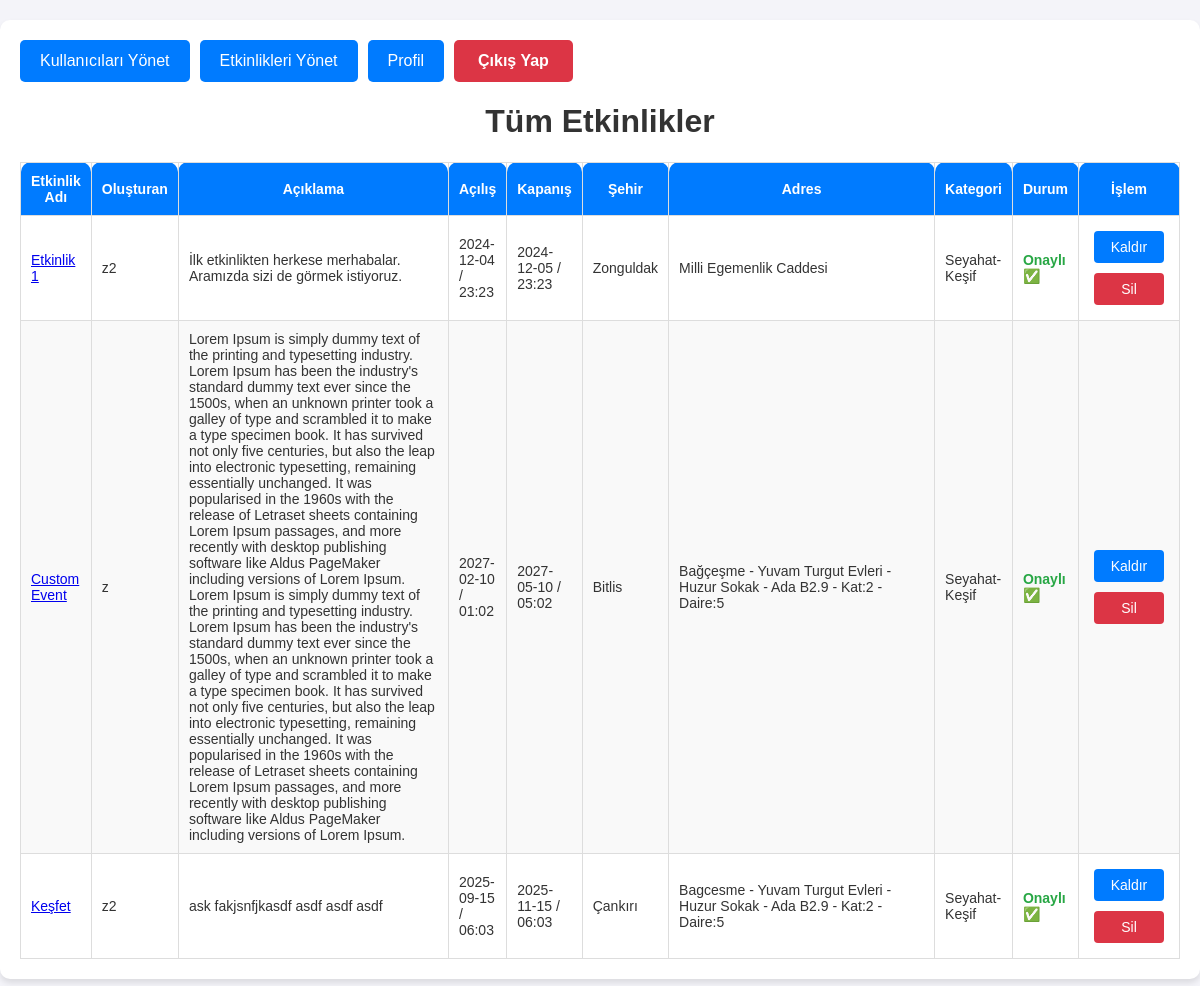
The page /admin/event/1 on the database as committed earlier.
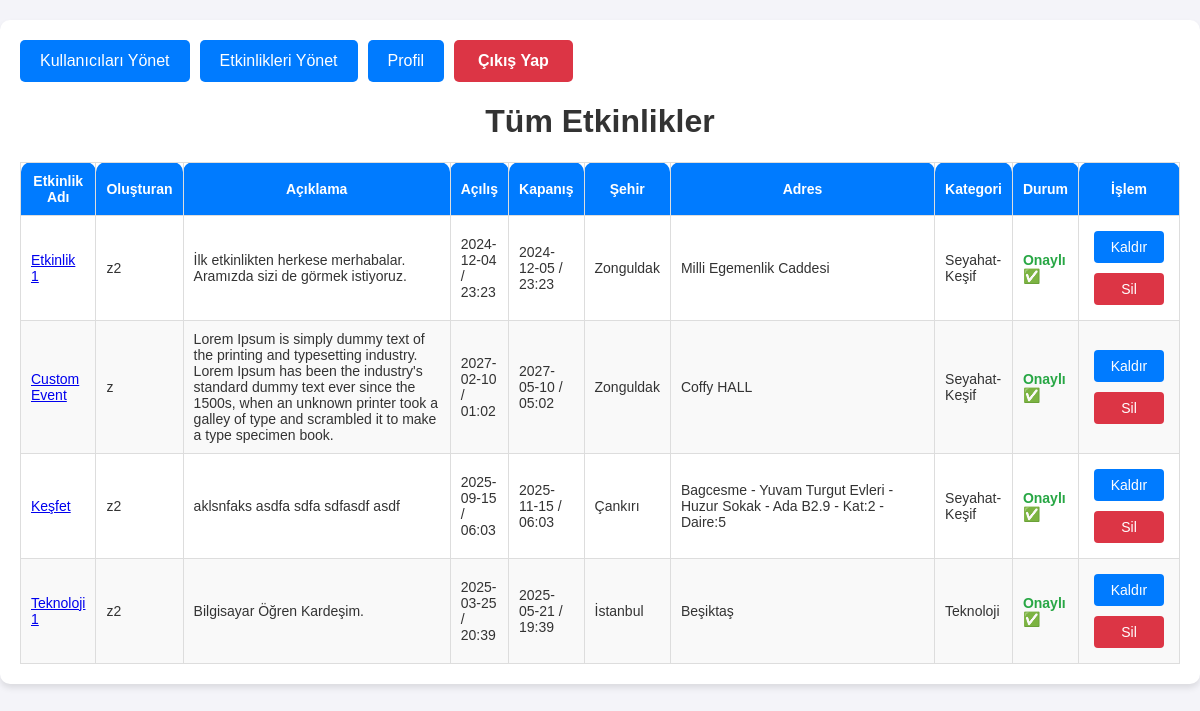
The same page on the database as committed later.
### tables this page shows
CREATE TABLE events (
        ID INTEGER PRIMARY KEY AUTOINCREMENT,
        event_name TEXT NOT NULL,
        description TEXT NOT NULL,
        startDate TEXT NOT NULL,
        finishDate TEXT NOT NULL,
        startTime TEXT NOT NULL,
        finishTime TEXT NOT NULL,
        duration TEXT NOT NULL,
        city TEXT NOT NULL,        
        address TEXT NOT NULL,        
        category TEXT NOT NULL,
        creator_username TEXT NOT NULL,
        isApproved BOOLEAN DEFAULT FALSE NOT NULL
    );

### app.py (the view)
@app.route('/admin/event/<int:event_id>')
def view_event(event_id):
    events = get_all_events()
    return render_template('view_events.html', events=events, is_user_admin=is_admin, event_id=event_id)

### database.py (called while the page is built)
def get_db_connection():
    conn = sqlite3.connect(DATABASE)
    conn.row_factory = sqlite3.Row
    return conn

def is_admin(user_id):
    conn = get_db_connection()
    cursor = conn.cursor()
    cursor.execute('SELECT status FROM users WHERE ID = ?', (user_id,))
    result = cursor.fetchone()
    if result and result[0] == 'admin':
        return True
    return False

def get_all_events():
    conn = get_db_connection()
    cursor = conn.cursor()
    query = "SELECT * FROM events"
    cursor.execute(query)
    events = cursor.fetchall()
    conn.close()
    return events

### templates/view_events.html (shortened to what this page needs)
<!DOCTYPE html>
<html lang="tr">
<head>
    <link rel="stylesheet" href="{{ url_for('static', filename='css/view_events_style.css') }}">
</head>
<body>
<div class="container">
    <nav class="admin-navigation-buttons">
        <button onclick="location.href='{{ url_for('view_user', user_id=1) }}'" class="admin-nav-btn">Kullanıcıları
            Yönet
        </button>
        <button onclick="location.href='{{ url_for('view_event', event_id=1) }}'" class="admin-nav-btn">Etkinlikleri
            Yönet
        </button>
        <button onclick="location.href='{{ url_for('admin_profile') }}'" class="admin-nav-btn">Profil</button>
        <form action="{{ url_for('logout') }}" method="POST">
            <button type="submit" class="btn logout-btn">Çıkış Yap</button>
        </form>
    </nav>
    <h1>Tüm Etkinlikler</h1>
    <section class="event-list">
        <table class="event-table">
            <thead>
            <tr>
                <th>Etkinlik Adı</th>
                <th>Oluşturan</th>
                <th>Açıklama</th>
                <th>Açılış</th>
                <th>Kapanış</th>
                <th>Şehir</th>
                <th>Adres</th>
                <th>Kategori</th>
                <th>Durum</th>
                <th>İşlem</th>
            </tr>
            </thead>
            <tbody>
            {% for event in events %}
                <tr>
                    <td>
                        <a href="{{ url_for('event_detail', event_id=event[0]) }}">{{ event[1] }}</a>
                    </td>
                    <td>{{ event[11] }}</td>
                    <td>{{ event[2] }}</td>
                    <td>{{ event[3] }} / {{ event[5] }}</td>
                    <td>{{ event[4] }} / {{ event[6] }}</td>
                    <td>{{ event[8] }}</td>
                    <td>{{ event[9] }}</td>
                    <td>{{ event[10] }}</td>
                    <td>
                        {% if event[12] %}
                            <span class="approved">Onaylı ✅</span>
                        {% else %}
                            <span class="pending">Beklemede 🕒</span>
                        {% endif %}
                    </td>
                    <td>
                        {% if event[12] %}
                            <form action="{{ url_for('disapprove_event', event_id=event[0]) }}" method="POST">
                                <button type="submit" class="action-button">Kaldır</button>
                            </form>
                        {% else %}
                            <form action="{{ url_for('approve_event', event_id=event[0]) }}" method="POST">
                                <button type="submit" class="action-button">Onayla</button>
                            </form>
                        {% endif %}
                        {% if not is_user_admin(event[11]) %}
                            <form action="{{ url_for('delete_event', event_id=event[0]) }}" method="POST">
                                <button type="submit" class="delete-button">Sil</button>
                            </form>
                        {% endif %}
                    </td>
                </tr>
            {% endfor %}
            </tbody>
        </table>
    </section>
</div>
</body>
</html>

### static/css/view_events_style.css (style rules this page uses)
body { font-family: 'Arial', sans-serif; margin: 0; padding: 0; background-color: #f4f4f9; color: #333; }
.container { max-width: 1800px; margin: 20px auto; padding: 20px; background-color: #fff; box-shadow: 0 4px 6px rgba(0, 0, 0, 0.1); border-radius: 10px; }
h1 { text-align: center; }
.event-table { width: 100%; border-collapse: collapse; }
.event-table th, .event-table td { padding: 10px; text-align: left; border: 1px solid #ddd; }
.event-table th { background-color: #007bff; color: white; font-size: 14px; text-align: center; padding: 10px; border: 1px solid #ddd; border-top-left-radius: 10px; border-top-right-radius: 10px; }
.event-table tr:nth-child(even) { background-color: #f9f9f9; }
.event-table td { font-size: 14px; }
.event-table td:nth-child(3) { width: 350px; }
.event-table td:nth-child(7) { width: 350px; }
.approved { color: #28a745; font-weight: bold; }
.action-button, .delete-button { padding: 8px 15px; border: none; border-radius: 4px; cursor: pointer; font-size: 14px; margin: 5px; width: 70px; }
.action-button { background-color: #007BFF; color: white; }
.delete-button { background-color: #dc3545; color: white; }
form { display: inline-block; }
.logout-btn { padding: 12px 24px; font-size: 16px; font-weight: bold; background-color: #dc3545; color: white; border: none; border-radius: 5px; cursor: pointer; transition: background-color 0.3s, transform 0.3s; }
.admin-navigation-buttons { display: flex; gap: 10px; margin-bottom: 20px; }
.admin-nav-btn { padding: 10px 20px; background-color: #007bff; color: white; border: none; border-radius: 5px; cursor: pointer; font-size: 16px; }

Rows that differ between the two databases and show on the page:
changed events "Custom Event": description "…a type specimen book. It has survived not only five centuries, but also the leap into electronic typesetting, remaining essentially unchanged. It was popularised in the 1960s with the release of Letraset sheets containing Lorem Ipsum passages, and more recently with desktop publishing software like Aldus PageMaker including versions of Lorem Ipsum. Lorem Ipsum is simply dummy text of the printing and typesetting industry. Lorem Ipsum has been the industry's standard dummy text ever since the 1500s, when an unknown printer took a galley of type and scrambled it to make a type specimen book. It has survived not only five centuries, but also the leap into electronic typesetting, remaining…" → "…a type specimen book."; city "Bitlis" → "Zonguldak"; address "Bağçeşme - Yuvam Turgut Evleri - Huzur Sokak - Ada B2.9 - Kat:2 - Daire:5" → "Coffy HALL"
changed events "Keşfet": description "ask fakjsnfjkasdf asdf asdf asdf" → "aklsnfaks asdfa sdfa sdfasdf asdf"
added events: event_name "Teknoloji 1", creator_username "z2", description "Bilgisayar Öğren Kardeşim.", startDate "2025-03-25", startTime "20:39", finishDate "2025-05-21", finishTime "19:39", city "İstanbul", address "Beşiktaş", category "Teknoloji", isApproved "Onaylı ✅"
